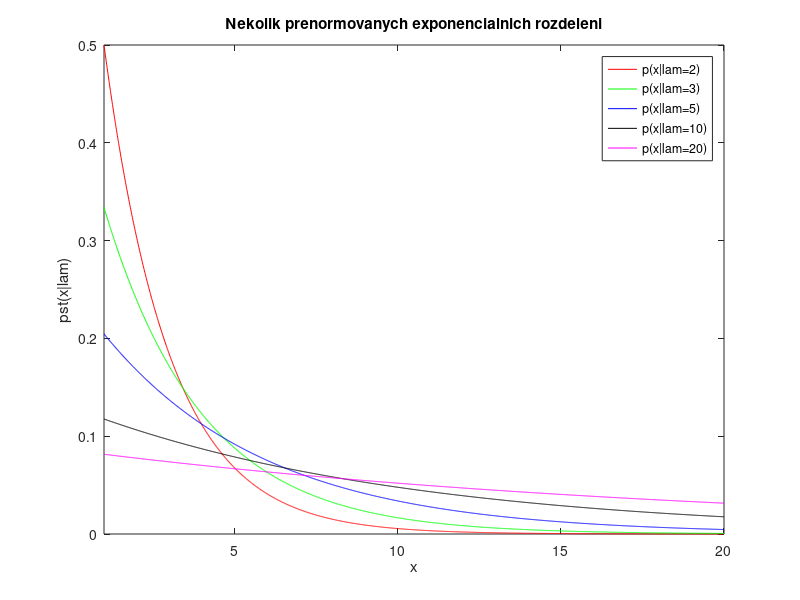
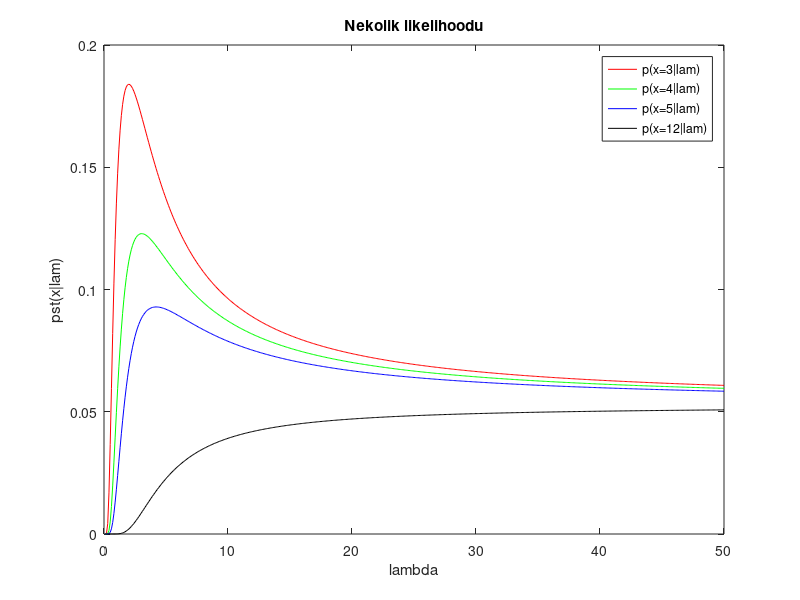
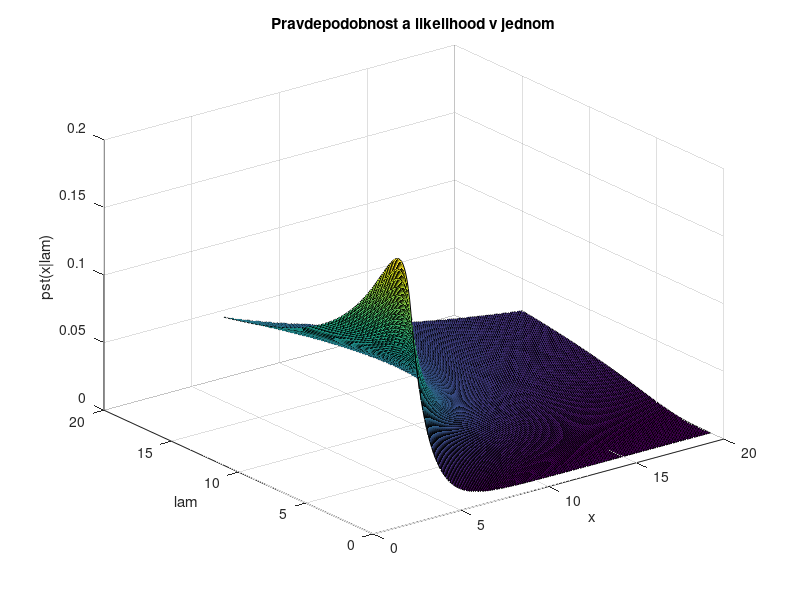
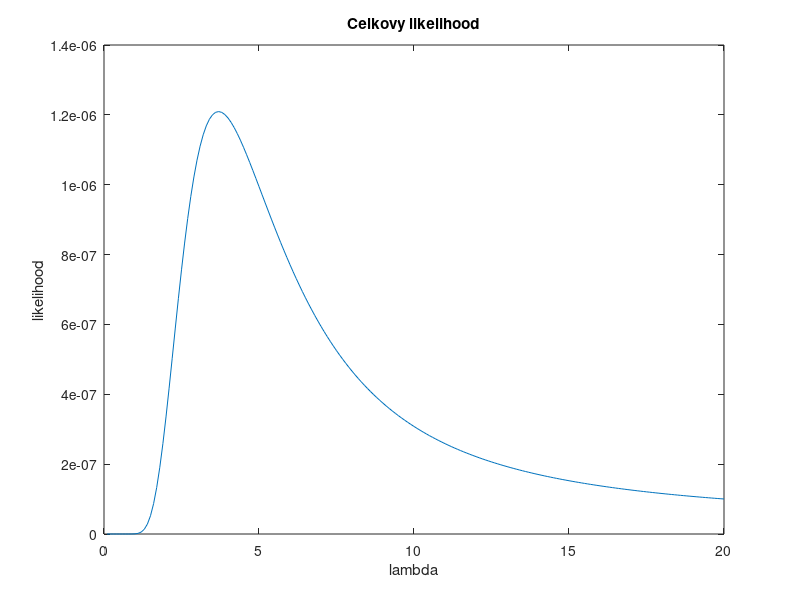

These charts were generated, in order, by the following MATLAB code:
% Ilustrace priklady z kapitoly 3 Davida MacKaye

x = [1.5 2 3 4 5 12]; % v techto bodech pozoruju rozpad castice
% pozorovat mohu jen mezi x=1 a x=20
% vim, ze misto rozpadu ma exp rozdeleni
% mam odhadnout lambda

% napred vykreslime pst(x|lam) pro ruzna lambda
figure(1)
lam = [2; 3; 5; 10; 20]; % jen ilustrace
legenda = [cellstr('p(x|lam=2)'); cellstr('p(x|lam=3)'); cellstr('p(x|lam=5)');...
    cellstr('p(x|lam=10)'); cellstr('p(x|lam=20)')];
barvy = ['r'; 'g'; 'b'; 'k'; 'm']; % barvy

xx = 1:.01:20; % pozorovane okno
for i=1:1:length(lam)
    
    llam = lam(i); % aktualni lambda
    norma = exp(-1/llam) - exp(-20/llam); % normalisacni podminka
    pst = (1/llam).*exp(-xx/llam);
    pst = pst./norma;
    plot(xx,pst,'Color',barvy(i));
    hold on
    axis([1 20 0 0.5]);
    
end
    
legend(legenda);
xlabel('x')
ylabel('pst(x|lam)')
title('Nekolik prenormovanych exponencialnich rozdeleni')

%% animace naopak
close all
x = [3 4 5 12]; % v techto bodech pozoruju rozpad castice
legenda = [cellstr('p(x=3|lam)');...
    cellstr('p(x=4|lam)'); cellstr('p(x=5|lam)'); cellstr('p(x=12|lam)')];
barvy = ['r'; 'g'; 'b'; 'k'; 'm'; 'c']; % barvy
figure(2)
lam = 0:.1:50; % grafika
for i=1:1:length(x)
    
    xx = x(i); % aktualni lambda
    norma = exp(-1./lam) - exp(-20./lam); % normalisacni podminka
    pst = (1./lam).*exp(-xx./lam);
    pst = pst./norma;
    plot(lam,pst,'Color',barvy(i));
    pause
    hold on
    
end
    
legend(legenda);
xlabel('lambda')
ylabel('pst(x|lam)')
title('Nekolik likelihoodu')

%% ted naopak (neni tam nic videt)
close all
x = 3:0.1:20;
lam = 1:0.1:15;
[X LAM] = meshgrid(x,lam);
NOR = exp(-1./LAM) - exp(-20./LAM); % normalisacni podminka
PST = (1./LAM).*exp(-X./LAM);
PST = PST./NOR;
figure(3)
surf(X,LAM,PST)
xlabel('x')
ylabel('lam')
zlabel('pst(x|lam)')
title('Pravdepodobnost a likelihood v jednom')


%% ted to co nas skutecne zajima: ten soucin
close all
x = [1.5 2 3 4 5 12]; % v techto bodech pozoruju rozpad castice

lam = 0:.1:20; % grafika
likelihood = ones(size(lam)); % alokace na LH

for i=1:1:length(x)
    
    xx = x(i); % aktualni lambda
    norma = exp(-1./lam) - exp(-20./lam); % normalisacni podminka
    pst = (1./lam).*exp(-xx./lam);
    pst = pst./norma;
    likelihood = likelihood.*pst; % postupne nasobim
    
end

figure(4)
plot(lam,likelihood)
xlabel('lambda')
ylabel('likelihood')
title('Celkovy likelihood')





